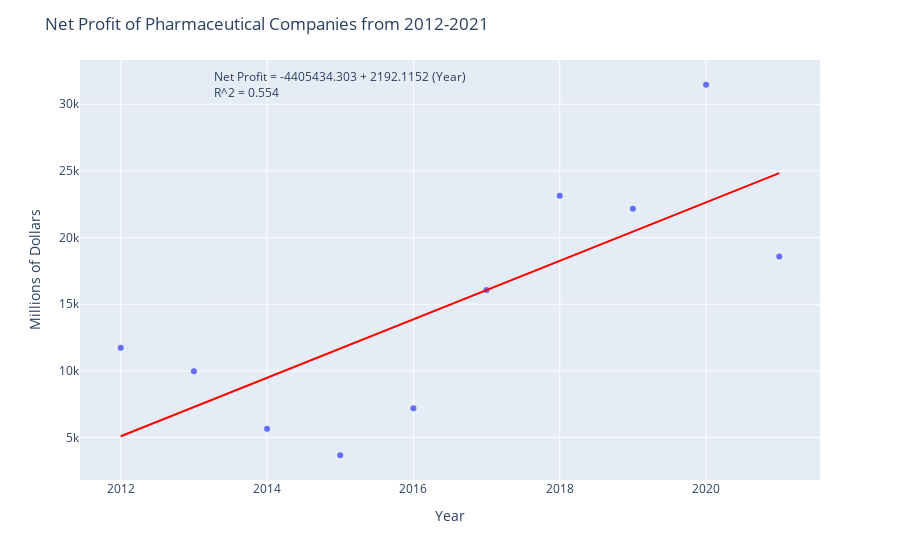

Notebook source saved alongside this figure:
### Code cell
#Making a single plot of Income vs. Year
#Also adding a linear trendline
fig = px.scatter (x = df["Year"], y = df["Net Income in Millions of Dollars"], trendline = "ols", trendline_color_override = "red")

fig.update_layout(
    title_text = "Net Profit of Pharmaceutical Companies from 2012-2021")

fig.update_xaxes(title_text = "Year")

fig.update_yaxes (title_text = "Millions of Dollars")
'''
Just trying to print the details of the trendline gives a quite meaningless output, 
so these next few lines are to spell out the linear regression equation and the r^squared parameter.
'''
model = px.get_trendline_results(fig)
results = model.iloc[0]["px_fit_results"]
alpha = results.params[0]
beta = results.params[1]
r_squared = results.rsquared

line1 = 'Net Profit = ' + str(round(alpha, 4)) + ' + ' + str(round(beta,4)) + ' (Year)'
line2 = 'R^2 = ' + str(round(r_squared, 3))
summary = line1 + '<br>' + line2

'''
This section outlines the appearance of my trendline equation and r squared value.
'''
fig.add_annotation(
    x = 2015,
    y = 31465,
    xref = "x",
    yref = "y",
    text = summary,
    showarrow = False,
    align = "left",
    borderwidth = 2,
    borderpad = 4)

fig.show()

### Figure 1 — Plotly figure (JSON) as saved in the notebook; plotly's stock layout.template omitted (floating-point values rounded to 4 significant figures)
{"data": [{"hovertemplate": "x=%{x}<br>y=%{y}<extra></extra>", "legendgroup": "", "marker": {"color": "#636efa", "symbol": "circle"}, "mode": "markers", "name": "", "orientation": "v", "showlegend": false, "type": "scatter", "x": [2012, 2013, 2014, 2015, 2016, 2017, 2018, 2019, 2020, 2021], "xaxis": "x", "y": [11744, 9978, 5661, 3672, 7194, 16060, 23142, 22168, 31465, 18575], "yaxis": "y"}, {"hovertemplate": "<b>OLS trendline</b><br>y = 2192.12 * x + -4.40543e+06<br>R<sup>2</sup>=0.554499<br><br>x=%{x}<br>y=%{y} <b>(trend)</b><extra></extra>", "legendgroup": "", "line": {"color": "red"}, "marker": {"color": "#636efa", "symbol": "circle"}, "mode": "lines", "name": "", "showlegend": false, "type": "scatter", "x": [2012, 2013, 2014, 2015, 2016, 2017, 2018, 2019, 2020, 2021], "xaxis": "x", "y": [5101.0, 7293.0, 9486.0, 11680.0, 13870.0, 16060.0, 18250.0, 20450.0, 22640.0, 24830.0], "yaxis": "y"}], "layout": {"annotations": [{"align": "left", "borderpad": 4, "borderwidth": 2, "showarrow": false, "text": "Net Profit = -4405434.303 + 2192.1152 (Year)<br>R^2 = 0.554", "x": 2015, "xref": "x", "y": 31465, "yref": "y"}], "legend": {"tracegroupgap": 0}, "margin": {"t": 60}, "title": {"text": "Net Profit of Pharmaceutical Companies from 2012-2021"}, "xaxis": {"anchor": "y", "domain": [0, 1], "title": {"text": "Year"}}, "yaxis": {"anchor": "x", "domain": [0, 1], "title": {"text": "Millions of Dollars"}}}}
